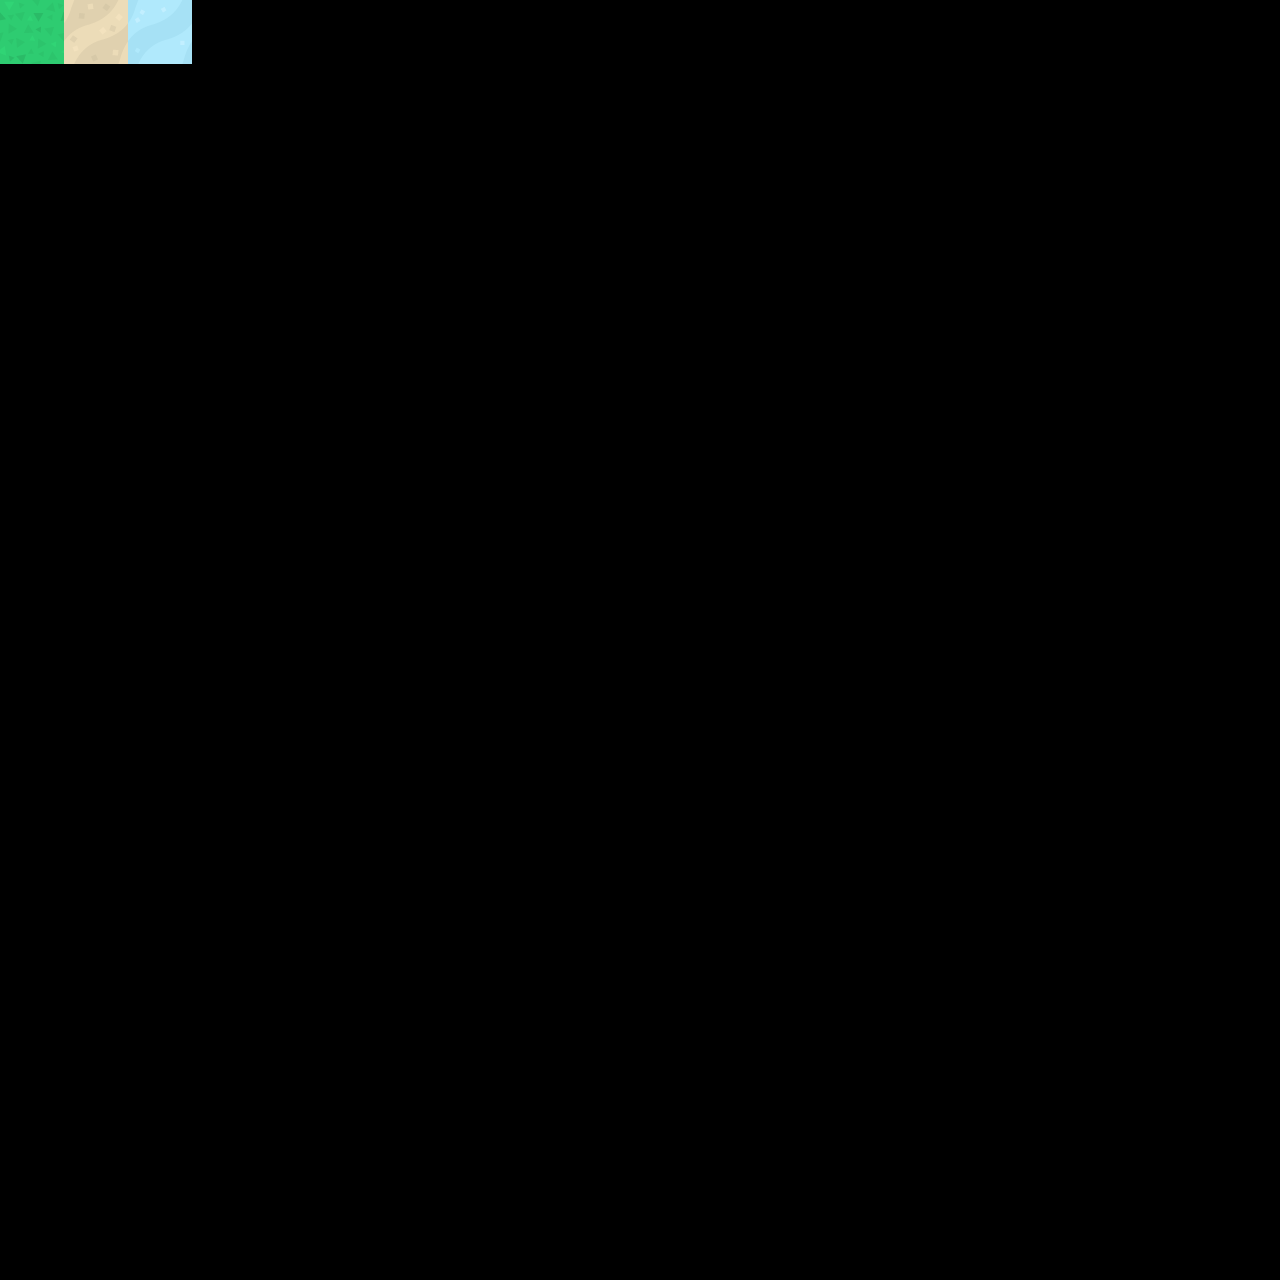

Rendered tile map (Tiled .tmx) drawn with the repository's tilesets; below, a short description and the full map source, tile grids included:
An orthogonal 20x20 tile map with 64x64 px tiles, 1 tile layer (terrain-layer), 1 hidden layer not drawn.

<map version="1.10" tiledversion="1.10.2" orientation="orthogonal" renderorder="right-down" width="20" height="20" tilewidth="64" tileheight="64" infinite="0" nextlayerid="4" nextobjectid="1">
 <editorsettings>
  <export target="terrain map.json" format="json" />
 </editorsettings>
 <tileset firstgid="1" name="terrain" tilewidth="64" tileheight="64" tilecount="204" columns="17">
  <image source="mapPack_tilesheet.png" width="1088" height="768" />
 </tileset>
 <layer id="1" name="terrain-layer" width="20" height="20">
  <data encoding="csv">
24,19,203,0,0,0,0,0,0,0,0,0,0,0,0,0,0,0,0,0,
0,0,0,0,0,0,0,0,0,0,0,0,0,0,0,0,0,0,0,0,
0,0,0,0,0,0,0,0,0,0,0,0,0,0,0,0,0,0,0,0,
0,0,0,0,0,0,0,0,0,0,0,0,0,0,0,0,0,0,0,0,
0,0,0,0,0,0,0,0,0,0,0,0,0,0,0,0,0,0,0,0,
0,0,0,0,0,0,0,0,0,0,0,0,0,0,0,0,0,0,0,0,
0,0,0,0,0,0,0,0,0,0,0,0,0,0,0,0,0,0,0,0,
0,0,0,0,0,0,0,0,0,0,0,0,0,0,0,0,0,0,0,0,
0,0,0,0,0,0,0,0,0,0,0,0,0,0,0,0,0,0,0,0,
0,0,0,0,0,0,0,0,0,0,0,0,0,0,0,0,0,0,0,0,
0,0,0,0,0,0,0,0,0,0,0,0,0,0,0,0,0,0,0,0,
0,0,0,0,0,0,0,0,0,0,0,0,0,0,0,0,0,0,0,0,
0,0,0,0,0,0,0,0,0,0,0,0,0,0,0,0,0,0,0,0,
0,0,0,0,0,0,0,0,0,0,0,0,0,0,0,0,0,0,0,0,
0,0,0,0,0,0,0,0,0,0,0,0,0,0,0,0,0,0,0,0,
0,0,0,0,0,0,0,0,0,0,0,0,0,0,0,0,0,0,0,0,
0,0,0,0,0,0,0,0,0,0,0,0,0,0,0,0,0,0,0,0,
0,0,0,0,0,0,0,0,0,0,0,0,0,0,0,0,0,0,0,0,
0,0,0,0,0,0,0,0,0,0,0,0,0,0,0,0,0,0,0,0,
0,0,0,0,0,0,0,0,0,0,0,0,0,0,0,0,0,0,0,0
</data>
 </layer>
 <layer id="3" name="decor-layer" width="20" height="20" visible="0">
  <data encoding="csv">
0,0,0,0,0,0,0,0,0,0,0,0,0,0,0,0,0,0,0,0,
0,0,0,0,0,0,0,0,0,0,0,0,0,0,0,0,0,0,0,0,
0,0,0,0,0,0,0,0,0,0,0,0,0,0,0,0,0,0,0,0,
0,0,0,0,0,0,0,0,0,0,0,0,0,0,0,0,0,0,0,0,
0,0,0,0,0,0,0,0,0,0,0,0,0,0,0,0,0,0,0,0,
0,0,0,0,0,0,0,0,0,0,0,0,0,0,0,0,0,0,0,0,
0,0,0,0,0,0,0,0,0,0,0,0,0,0,0,0,0,0,0,0,
0,0,0,0,0,0,0,0,0,0,0,0,0,0,0,0,0,0,0,0,
0,0,0,0,0,0,0,0,0,0,0,0,0,0,0,0,0,0,0,0,
0,0,0,0,0,0,0,0,0,0,0,0,0,0,0,0,0,0,0,0,
0,0,0,0,0,0,0,0,0,0,0,0,0,0,0,0,0,0,0,0,
0,0,0,0,0,0,0,0,0,0,0,0,0,0,0,0,0,0,0,0,
0,0,0,0,0,0,0,0,0,0,0,0,0,0,0,0,0,0,0,0,
0,0,0,0,0,0,0,0,0,0,0,0,0,0,0,0,0,0,0,0,
0,0,0,0,0,0,0,0,0,0,0,0,0,0,0,0,0,0,0,0,
0,0,0,0,0,0,0,0,0,0,0,0,0,0,0,0,0,0,0,0,
0,0,0,0,0,0,0,0,0,0,0,0,0,0,0,0,0,0,0,0,
0,0,0,0,0,0,0,0,0,0,0,0,0,0,0,0,0,0,0,0,
0,0,0,0,0,0,0,0,0,0,0,0,0,0,0,0,0,0,0,0,
0,0,0,0,0,0,0,0,0,0,0,0,0,0,0,0,0,0,0,0
</data>
 </layer>
</map>
